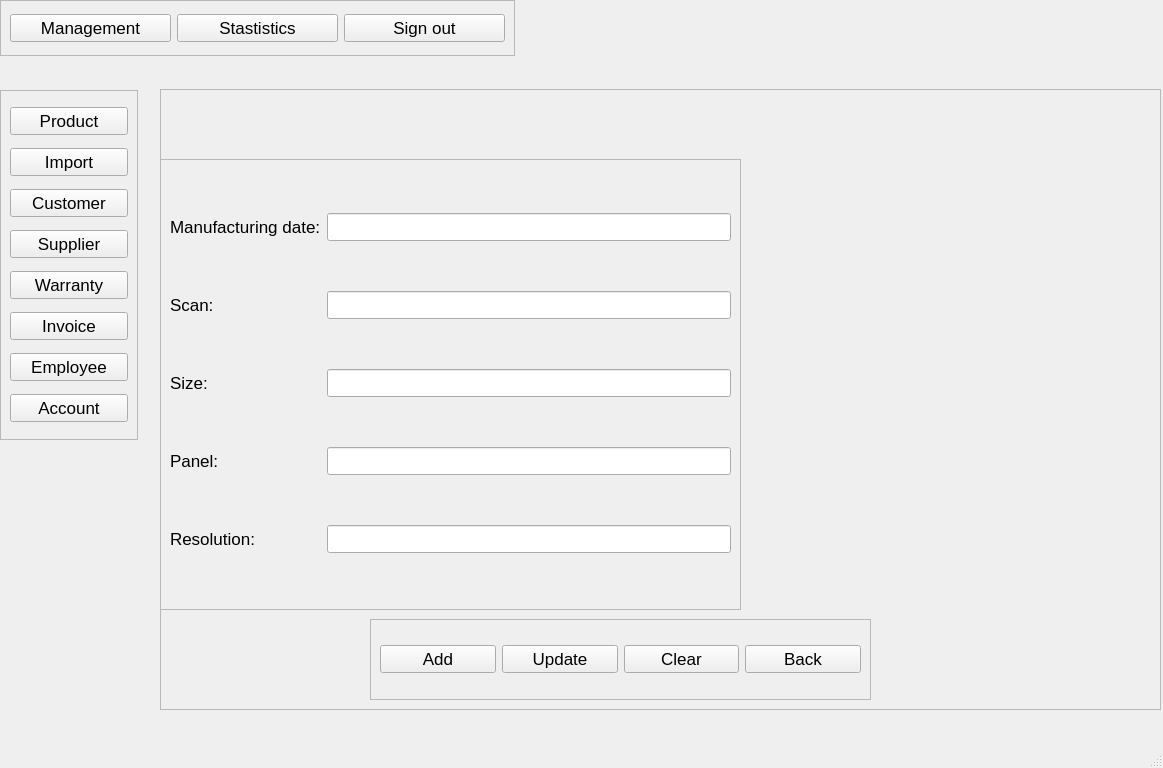
<?xml version="1.0" encoding="UTF-8"?>
<ui version="4.0">
 <class>Screen</class>
 <widget class="QMainWindow" name="Screen">
  <property name="geometry">
   <rect>
    <x>0</x>
    <y>0</y>
    <width>1163</width>
    <height>768</height>
   </rect>
  </property>
  <property name="font">
   <font>
    <pointsize>13</pointsize>
   </font>
  </property>
  <property name="windowTitle">
   <string>MainWindow</string>
  </property>
  <widget class="QWidget" name="centralwidget">
   <widget class="QFrame" name="frame_2">
    <property name="geometry">
     <rect>
      <x>160</x>
      <y>89</y>
      <width>1001</width>
      <height>621</height>
     </rect>
    </property>
    <property name="frameShape">
     <enum>QFrame::StyledPanel</enum>
    </property>
    <property name="frameShadow">
     <enum>QFrame::Raised</enum>
    </property>
    <widget class="QLabel" name="productName">
     <property name="geometry">
      <rect>
       <x>0</x>
       <y>0</y>
       <width>941</width>
       <height>41</height>
      </rect>
     </property>
     <property name="font">
      <font>
       <pointsize>15</pointsize>
      </font>
     </property>
     <property name="text">
      <string/>
     </property>
     <property name="alignment">
      <set>Qt::AlignCenter</set>
     </property>
    </widget>
    <widget class="QFrame" name="frame">
     <property name="geometry">
      <rect>
       <x>0</x>
       <y>70</y>
       <width>581</width>
       <height>451</height>
      </rect>
     </property>
     <property name="frameShape">
      <enum>QFrame::StyledPanel</enum>
     </property>
     <property name="frameShadow">
      <enum>QFrame::Raised</enum>
     </property>
     <layout class="QGridLayout" name="gridLayout">
      <item row="2" column="0">
       <widget class="QLabel" name="label_4">
        <property name="text">
         <string>Scan:</string>
        </property>
       </widget>
      </item>
      <item row="2" column="1">
       <widget class="QLineEdit" name="scan"/>
      </item>
      <item row="0" column="0">
       <widget class="QLabel" name="label_2">
        <property name="text">
         <string>Manufacturing date:</string>
        </property>
       </widget>
      </item>
      <item row="5" column="1">
       <widget class="QLineEdit" name="resolution"/>
      </item>
      <item row="5" column="0">
       <widget class="QLabel" name="label_6">
        <property name="text">
         <string>Resolution:</string>
        </property>
       </widget>
      </item>
      <item row="4" column="0">
       <widget class="QLabel" name="label_3">
        <property name="text">
         <string>Panel:</string>
        </property>
       </widget>
      </item>
      <item row="4" column="1">
       <widget class="QLineEdit" name="panel"/>
      </item>
      <item row="3" column="1">
       <widget class="QLineEdit" name="size"/>
      </item>
      <item row="0" column="1">
       <widget class="QLineEdit" name="MFG"/>
      </item>
      <item row="3" column="0">
       <widget class="QLabel" name="label_5">
        <property name="text">
         <string>Size:</string>
        </property>
       </widget>
      </item>
     </layout>
    </widget>
    <widget class="QFrame" name="frame_6">
     <property name="geometry">
      <rect>
       <x>210</x>
       <y>530</y>
       <width>501</width>
       <height>81</height>
      </rect>
     </property>
     <property name="frameShape">
      <enum>QFrame::StyledPanel</enum>
     </property>
     <property name="frameShadow">
      <enum>QFrame::Raised</enum>
     </property>
     <layout class="QGridLayout" name="gridLayout_3">
      <item row="0" column="1">
       <widget class="QPushButton" name="update">
        <property name="text">
         <string>Update</string>
        </property>
       </widget>
      </item>
      <item row="0" column="3">
       <widget class="QPushButton" name="back">
        <property name="text">
         <string>Back</string>
        </property>
       </widget>
      </item>
      <item row="0" column="0">
       <widget class="QPushButton" name="add">
        <property name="text">
         <string>Add</string>
        </property>
       </widget>
      </item>
      <item row="0" column="2">
       <widget class="QPushButton" name="clear">
        <property name="text">
         <string>Clear</string>
        </property>
       </widget>
      </item>
     </layout>
    </widget>
   </widget>
   <widget class="QFrame" name="frame_3">
    <property name="geometry">
     <rect>
      <x>0</x>
      <y>0</y>
      <width>515</width>
      <height>56</height>
     </rect>
    </property>
    <property name="layoutDirection">
     <enum>Qt::LeftToRight</enum>
    </property>
    <property name="frameShape">
     <enum>QFrame::StyledPanel</enum>
    </property>
    <property name="frameShadow">
     <enum>QFrame::Raised</enum>
    </property>
    <layout class="QHBoxLayout" name="horizontalLayout">
     <item>
      <widget class="QPushButton" name="management">
       <property name="text">
        <string>Management</string>
       </property>
      </widget>
     </item>
     <item>
      <widget class="QPushButton" name="statistic">
       <property name="text">
        <string>Stastistics</string>
       </property>
      </widget>
     </item>
     <item>
      <widget class="QPushButton" name="signOut">
       <property name="text">
        <string>Sign out</string>
       </property>
      </widget>
     </item>
    </layout>
   </widget>
   <widget class="QFrame" name="frame_5">
    <property name="geometry">
     <rect>
      <x>0</x>
      <y>90</y>
      <width>138</width>
      <height>350</height>
     </rect>
    </property>
    <property name="frameShape">
     <enum>QFrame::StyledPanel</enum>
    </property>
    <property name="frameShadow">
     <enum>QFrame::Raised</enum>
    </property>
    <layout class="QVBoxLayout" name="verticalLayout">
     <item>
      <widget class="QPushButton" name="product">
       <property name="text">
        <string>Product</string>
       </property>
      </widget>
     </item>
     <item>
      <widget class="QPushButton" name="import_2">
       <property name="text">
        <string>Import</string>
       </property>
      </widget>
     </item>
     <item>
      <widget class="QPushButton" name="customer">
       <property name="text">
        <string>Customer</string>
       </property>
      </widget>
     </item>
     <item>
      <widget class="QPushButton" name="supplier">
       <property name="text">
        <string>Supplier</string>
       </property>
      </widget>
     </item>
     <item>
      <widget class="QPushButton" name="warranty">
       <property name="text">
        <string>Warranty</string>
       </property>
      </widget>
     </item>
     <item>
      <widget class="QPushButton" name="invoice">
       <property name="text">
        <string>Invoice</string>
       </property>
      </widget>
     </item>
     <item>
      <widget class="QPushButton" name="employee">
       <property name="text">
        <string>Employee</string>
       </property>
      </widget>
     </item>
     <item>
      <widget class="QPushButton" name="account">
       <property name="text">
        <string>Account</string>
       </property>
      </widget>
     </item>
    </layout>
   </widget>
  </widget>
  <widget class="QMenuBar" name="menubar">
   <property name="geometry">
    <rect>
     <x>0</x>
     <y>0</y>
     <width>1163</width>
     <height>26</height>
    </rect>
   </property>
  </widget>
  <widget class="QStatusBar" name="statusbar"/>
 </widget>
 <resources/>
 <connections/>
</ui>
